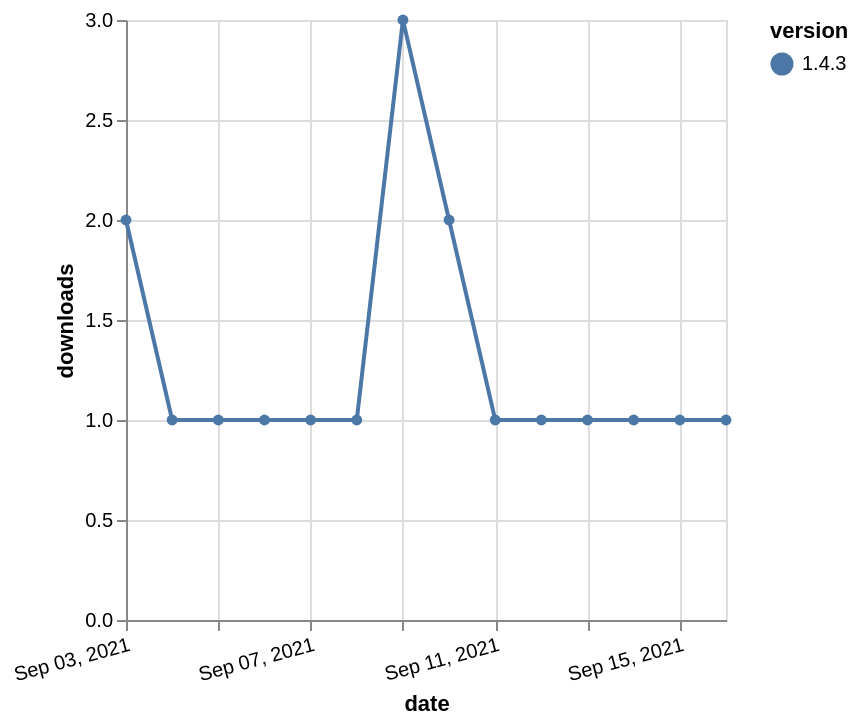

Express this chart as Vega-Lite.
### Vega-Lite specification from a JSON file in a GitHub repository (floating-point values rounded to 4 significant figures)
{"$schema": "https://vega.github.io/schema/vega-lite/v5.json", "description": "A simple bar chart with embedded data.", "data": {"values": [{"date": "2021-09-03", "total": 233, "delta": 2, "version": "1.4.3"}, {"date": "2021-09-04", "total": 234, "delta": 1, "version": "1.4.3"}, {"date": "2021-09-05", "total": 235, "delta": 1, "version": "1.4.3"}, {"date": "2021-09-06", "total": 236, "delta": 1, "version": "1.4.3"}, {"date": "2021-09-07", "total": 237, "delta": 1, "version": "1.4.3"}, {"date": "2021-09-08", "total": 238, "delta": 1, "version": "1.4.3"}, {"date": "2021-09-09", "total": 241, "delta": 3, "version": "1.4.3"}, {"date": "2021-09-10", "total": 243, "delta": 2, "version": "1.4.3"}, {"date": "2021-09-11", "total": 244, "delta": 1, "version": "1.4.3"}, {"date": "2021-09-12", "total": 245, "delta": 1, "version": "1.4.3"}, {"date": "2021-09-13", "total": 246, "delta": 1, "version": "1.4.3"}, {"date": "2021-09-14", "total": 247, "delta": 1, "version": "1.4.3"}, {"date": "2021-09-15", "total": 248, "delta": 1, "version": "1.4.3"}, {"date": "2021-09-16", "total": 249, "delta": 1, "version": "1.4.3"}]}, "width": "container", "mark": {"type": "line", "point": {"filled": true}}, "encoding": {"x": {"field": "date", "type": "temporal", "timeUnit": "yearmonthdate", "title": "date", "axis": {"labelAngle": -15}}, "y": {"field": "delta", "type": "quantitative", "title": "downloads"}, "color": {"field": "version", "type": "nominal"}, "tooltip": {"field": "delta"}}}
